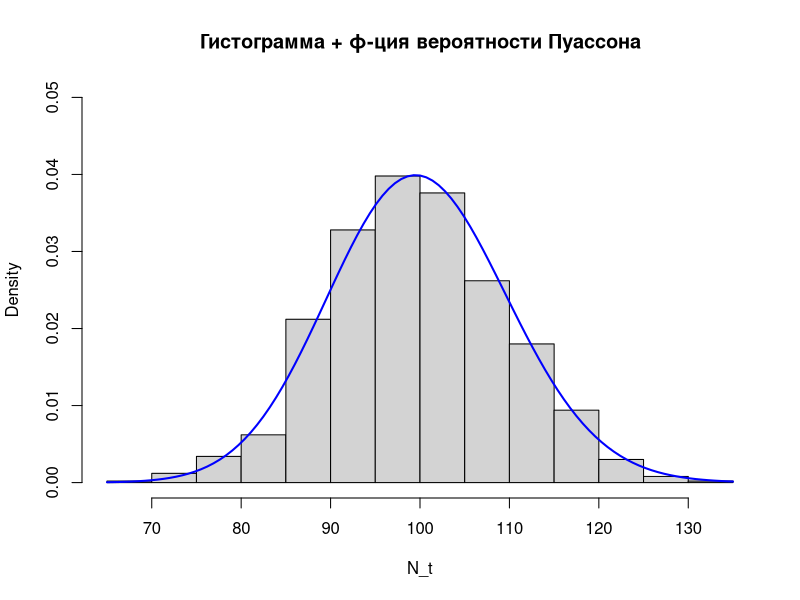
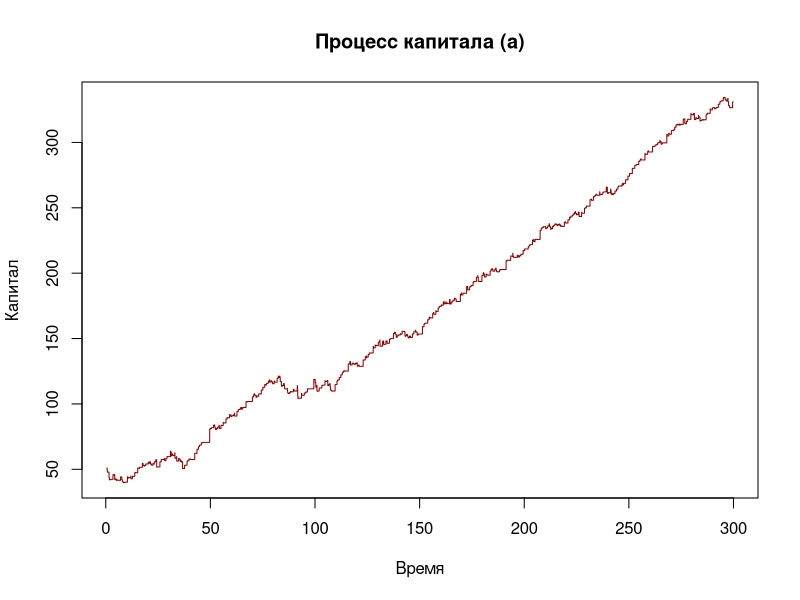
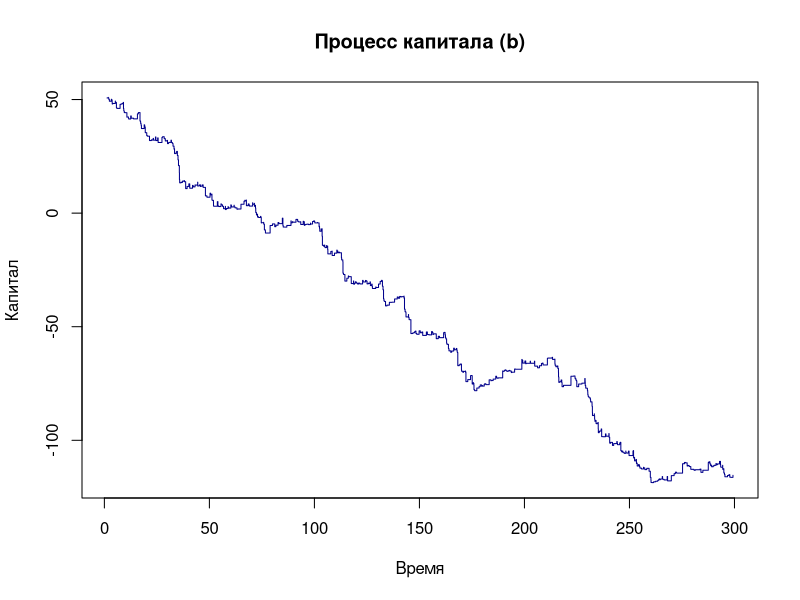

Write R code to recreate these figures, in order.
set.seed(123) 

#variable&Function-Declaration----
t = 50
lyambda = 2
n = 1000

u0 = 50
tmax = 300
m = 1
cSafely = 3
cRisky = 1.5

tmax2 = 1000
c = 1
lyambda2 = 0.3
m2 = 3
u02 = 100
n2 = 1000

InsCaseSim = function(t, lyambda, n) {
  N_t = numeric(n)
  for (i in 1:n) {
    TT = 0
    count = 0
    while (TT < t) {
      TT = TT + rexp(1, rate = lyambda)
      if (TT < t) count = count + 1
    }
    
    N_t[i] = count
  }
  N_t
}
CapitalProcSim = function(u0, lyambda, c, m, tmax) {
  capital = u0
  t = 0
  process = list(t = numeric(), capital = numeric())
  
  while (t < tmax) {
    tt = rexp(1, rate = lyambda)  # Время до следующего события
    t = t + tt
    if (t >= tmax) break  # Прекратить, если время превышает максимум
    
    payout = rexp(1, rate = 1 / m)  # Выплата
    capital = capital + c * tt - payout
    process$t = c(process$t, t)  # Сохранить текущее время
    process$capital = c(process$capital, capital)  # Сохранить текущий капитал
  }
  
  process
}
RiskRuin = function(n, u0 ,lyambda,c, tmax, m) {
  count = 0
  for (i in 1:n) {
    capital = u0
    t = 0
    while (t < tmax && capital >= 0) {
      tt = rexp(1, rate = lyambda)
      t = t + tt
      if (t >= tmax) break
      
      payout = rexp(1, rate = 1 / m)
      capital = capital + c * tt - payout
      if (capital < 0) {
        count = count + 1
        break
      }
    }
  }
  count/n
}

#insurance-case-modeling----
N_t = InsCaseSim(t, lyambda, n)

#Visualization----
hist(N_t, probability = TRUE, main = "Гистограмма + ф-ция вероятности Пуассона",
     xlab = "N_t", ylim = c(0, 0.05))
curve(((lyambda * t)^x / factorial(x)) * exp(-lyambda * t),
      add = TRUE, col = "blue", lwd = 2)


#capital-insurance-company----
SafeProc = CapitalProcSim(u0, lyambda, cSafely, m, tmax) #a
Risky = CapitalProcSim(u0, lyambda, cRisky, m, tmax) #b

plot(SafeProc$t, SafeProc$capital, type = "s", col = "darkred",
     main = "Процесс капитала (a)", 
     xlab = "Время", ylab = "Капитал")

plot(Risky$t, Risky$capital, type = "s", col = "darkblue",
     main = "Процесс капитала (b)", 
     xlab = "Время", ylab = "Капитал")

#risk-of-ruin-of-the-company----
ps_ = RiskRuin(n2, u02, lyambda2, c, tmax2, m2)

p = c / (lyambda2 * m2) - 1
checkps = exp(- (1 / m2) * (p / (1 + p)) * u02)

cat("Выборочная вероятность разорения:", ps_, "\n")
cat("Граница вероятности разорения:", checkps, "\n")

